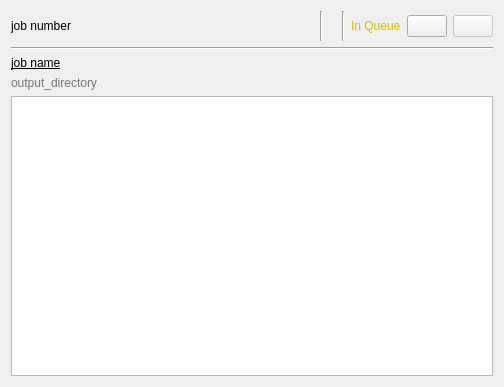
<?xml version="1.0" encoding="UTF-8"?>
<ui version="4.0">
 <class>WorkerWidget</class>
 <widget class="QWidget" name="WorkerWidget">
  <property name="geometry">
   <rect>
    <x>0</x>
    <y>0</y>
    <width>504</width>
    <height>387</height>
   </rect>
  </property>
  <property name="sizePolicy">
   <sizepolicy hsizetype="Preferred" vsizetype="Preferred">
    <horstretch>0</horstretch>
    <verstretch>0</verstretch>
   </sizepolicy>
  </property>
  <property name="windowTitle">
   <string>Form</string>
  </property>
  <property name="locale">
   <locale language="English" country="UnitedKingdom"/>
  </property>
  <layout class="QVBoxLayout" name="verticalLayout" stretch="0,0,0,0,1">
   <item>
    <layout class="QHBoxLayout" name="horizontalLayout">
     <property name="sizeConstraint">
      <enum>QLayout::SetDefaultConstraint</enum>
     </property>
     <item>
      <widget class="QLabel" name="labelJobNumber">
       <property name="sizePolicy">
        <sizepolicy hsizetype="Maximum" vsizetype="Maximum">
         <horstretch>0</horstretch>
         <verstretch>0</verstretch>
        </sizepolicy>
       </property>
       <property name="text">
        <string>job number</string>
       </property>
      </widget>
     </item>
     <item>
      <widget class="QPushButton" name="pushButtonShow">
       <property name="styleSheet">
        <string notr="true">QPushButton:focus {
	border: none;
	outline: none;
}
QPushButton:checked {
	border: none;
	outline: none;
}</string>
       </property>
       <property name="text">
        <string/>
       </property>
       <property name="icon">
        <iconset resource="../resources.qrc">
         <normaloff>:/linea_arrows/resources/linea_arrows_icons/arrows_right.svg</normaloff>
         <normalon>:/linea_arrows/resources/linea_arrows_icons/arrows_down.svg</normalon>:/linea_arrows/resources/linea_arrows_icons/arrows_right.svg</iconset>
       </property>
       <property name="checkable">
        <bool>true</bool>
       </property>
       <property name="checked">
        <bool>true</bool>
       </property>
       <property name="flat">
        <bool>true</bool>
       </property>
      </widget>
     </item>
     <item>
      <spacer name="horizontalSpacer">
       <property name="orientation">
        <enum>Qt::Horizontal</enum>
       </property>
       <property name="sizeType">
        <enum>QSizePolicy::Expanding</enum>
       </property>
       <property name="sizeHint" stdset="0">
        <size>
         <width>20</width>
         <height>20</height>
        </size>
       </property>
      </spacer>
     </item>
     <item>
      <widget class="Line" name="line_3">
       <property name="sizePolicy">
        <sizepolicy hsizetype="Fixed" vsizetype="Maximum">
         <horstretch>0</horstretch>
         <verstretch>0</verstretch>
        </sizepolicy>
       </property>
       <property name="minimumSize">
        <size>
         <width>0</width>
         <height>30</height>
        </size>
       </property>
       <property name="orientation">
        <enum>Qt::Vertical</enum>
       </property>
      </widget>
     </item>
     <item>
      <widget class="QLabel" name="labelStatusIcon">
       <property name="sizePolicy">
        <sizepolicy hsizetype="Maximum" vsizetype="Maximum">
         <horstretch>0</horstretch>
         <verstretch>0</verstretch>
        </sizepolicy>
       </property>
       <property name="text">
        <string/>
       </property>
       <property name="pixmap">
        <pixmap resource="../resources.qrc">:/linea_basic/resources/linea_basic_icons/basic_clock.svg</pixmap>
       </property>
       <property name="alignment">
        <set>Qt::AlignCenter</set>
       </property>
      </widget>
     </item>
     <item>
      <widget class="Line" name="line_2">
       <property name="sizePolicy">
        <sizepolicy hsizetype="Fixed" vsizetype="Maximum">
         <horstretch>0</horstretch>
         <verstretch>0</verstretch>
        </sizepolicy>
       </property>
       <property name="minimumSize">
        <size>
         <width>0</width>
         <height>30</height>
        </size>
       </property>
       <property name="orientation">
        <enum>Qt::Vertical</enum>
       </property>
      </widget>
     </item>
     <item>
      <widget class="QLabel" name="labelTime">
       <property name="sizePolicy">
        <sizepolicy hsizetype="Preferred" vsizetype="Maximum">
         <horstretch>0</horstretch>
         <verstretch>0</verstretch>
        </sizepolicy>
       </property>
       <property name="styleSheet">
        <string notr="true">color: rgb(220, 190, 0);
font: 75 9pt &quot;MS Shell Dlg 2&quot;;</string>
       </property>
       <property name="text">
        <string>In Queue</string>
       </property>
      </widget>
     </item>
     <item>
      <widget class="QPushButton" name="pushButtonCancel">
       <property name="toolTip">
        <string>Cancel job</string>
       </property>
       <property name="text">
        <string/>
       </property>
       <property name="icon">
        <iconset resource="../resources.qrc">
         <normaloff>:/linea_arrows/resources/linea_arrows_icons/arrows_remove.svg</normaloff>:/linea_arrows/resources/linea_arrows_icons/arrows_remove.svg</iconset>
       </property>
       <property name="iconSize">
        <size>
         <width>20</width>
         <height>20</height>
        </size>
       </property>
      </widget>
     </item>
     <item>
      <widget class="QPushButton" name="pushButtonRemove">
       <property name="enabled">
        <bool>false</bool>
       </property>
       <property name="sizePolicy">
        <sizepolicy hsizetype="Minimum" vsizetype="Maximum">
         <horstretch>0</horstretch>
         <verstretch>0</verstretch>
        </sizepolicy>
       </property>
       <property name="toolTip">
        <string>Remove job from list</string>
       </property>
       <property name="text">
        <string/>
       </property>
       <property name="icon">
        <iconset resource="../resources.qrc">
         <normaloff>:/linea_basic/resources/linea_basic_icons/basic_trashcan.svg</normaloff>:/linea_basic/resources/linea_basic_icons/basic_trashcan.svg</iconset>
       </property>
       <property name="iconSize">
        <size>
         <width>20</width>
         <height>20</height>
        </size>
       </property>
      </widget>
     </item>
    </layout>
   </item>
   <item>
    <widget class="Line" name="line">
     <property name="sizePolicy">
      <sizepolicy hsizetype="Preferred" vsizetype="Preferred">
       <horstretch>0</horstretch>
       <verstretch>0</verstretch>
      </sizepolicy>
     </property>
     <property name="orientation">
      <enum>Qt::Horizontal</enum>
     </property>
    </widget>
   </item>
   <item>
    <widget class="QLabel" name="labelJobName">
     <property name="sizePolicy">
      <sizepolicy hsizetype="Preferred" vsizetype="Maximum">
       <horstretch>0</horstretch>
       <verstretch>0</verstretch>
      </sizepolicy>
     </property>
     <property name="styleSheet">
      <string notr="true">font: 75 12pt &quot;MS Shell Dlg 2&quot;;
text-decoration: underline;</string>
     </property>
     <property name="text">
      <string>&lt;html&gt;&lt;head/&gt;&lt;body&gt;&lt;p&gt;job name&lt;/p&gt;&lt;/body&gt;&lt;/html&gt;</string>
     </property>
    </widget>
   </item>
   <item>
    <widget class="QLabel" name="labelOutput">
     <property name="sizePolicy">
      <sizepolicy hsizetype="Preferred" vsizetype="Maximum">
       <horstretch>0</horstretch>
       <verstretch>0</verstretch>
      </sizepolicy>
     </property>
     <property name="styleSheet">
      <string notr="true">font: italic 8pt &quot;MS Sans Serif&quot;;
color: rgb(120, 120, 120);</string>
     </property>
     <property name="text">
      <string>&lt;html&gt;&lt;head/&gt;&lt;body&gt;&lt;p&gt;output_directory&lt;/p&gt;&lt;/body&gt;&lt;/html&gt;</string>
     </property>
    </widget>
   </item>
   <item>
    <widget class="QTextBrowser" name="textBrowserStatus">
     <property name="sizePolicy">
      <sizepolicy hsizetype="MinimumExpanding" vsizetype="Expanding">
       <horstretch>0</horstretch>
       <verstretch>0</verstretch>
      </sizepolicy>
     </property>
     <property name="maximumSize">
      <size>
       <width>16777215</width>
       <height>16777215</height>
      </size>
     </property>
     <property name="styleSheet">
      <string notr="true">font: 8pt &quot;Cascadia Code&quot;;
color: rgb(0, 0, 255);</string>
     </property>
     <property name="html">
      <string>&lt;!DOCTYPE HTML PUBLIC &quot;-//W3C//DTD HTML 4.0//EN&quot; &quot;http://www.w3.org/TR/REC-html40/strict.dtd&quot;&gt;
&lt;html&gt;&lt;head&gt;&lt;meta name=&quot;qrichtext&quot; content=&quot;1&quot; /&gt;&lt;style type=&quot;text/css&quot;&gt;
p, li { white-space: pre-wrap; }
&lt;/style&gt;&lt;/head&gt;&lt;body style=&quot; font-family:'Cascadia Code'; font-size:8pt; font-weight:400; font-style:normal;&quot;&gt;
&lt;p style=&quot;-qt-paragraph-type:empty; margin-top:0px; margin-bottom:0px; margin-left:0px; margin-right:0px; -qt-block-indent:0; text-indent:0px;&quot;&gt;&lt;br /&gt;&lt;/p&gt;&lt;/body&gt;&lt;/html&gt;</string>
     </property>
    </widget>
   </item>
  </layout>
 </widget>
 <resources>
  <include location="../resources.qrc"/>
 </resources>
 <connections>
  <connection>
   <sender>pushButtonShow</sender>
   <signal>toggled(bool)</signal>
   <receiver>textBrowserStatus</receiver>
   <slot>setVisible(bool)</slot>
   <hints>
    <hint type="sourcelabel">
     <x>245</x>
     <y>161</y>
    </hint>
    <hint type="destinationlabel">
     <x>245</x>
     <y>276</y>
    </hint>
   </hints>
  </connection>
  <connection>
   <sender>pushButtonShow</sender>
   <signal>toggled(bool)</signal>
   <receiver>labelJobName</receiver>
   <slot>setVisible(bool)</slot>
   <hints>
    <hint type="sourcelabel">
     <x>101</x>
     <y>43</y>
    </hint>
    <hint type="destinationlabel">
     <x>245</x>
     <y>111</y>
    </hint>
   </hints>
  </connection>
  <connection>
   <sender>pushButtonShow</sender>
   <signal>toggled(bool)</signal>
   <receiver>labelOutput</receiver>
   <slot>setVisible(bool)</slot>
   <hints>
    <hint type="sourcelabel">
     <x>101</x>
     <y>43</y>
    </hint>
    <hint type="destinationlabel">
     <x>245</x>
     <y>153</y>
    </hint>
   </hints>
  </connection>
 </connections>
</ui>
